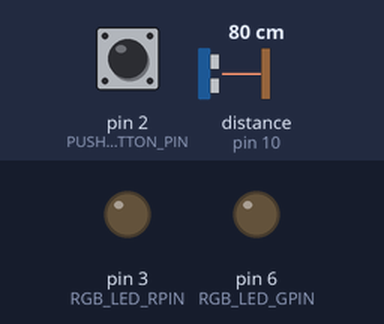
Recording of a sketch running on a simulated Arduino Nano, built with avr-gcc and run on an emulated ATmega328P. On the bench: output pins drawn as LEDs (lit = HIGH). Wiring (inferred from the names in the program): ultrasonic range finder: trigger pin 11; echo pin 10. The inputs (shaded band) are chosen by the test bench; at power-on: pin 2 (PUSHBUTTON_PIN) LOW, distance to the obstacle (sensor on pin 10) 80 cm. The echo pulse lasts 58.3 µs per cm; pins used as bus, display or sensor lines are not drawn.

Above: at 1.2 s.
1.3 s: pin 2 (PUSHBUTTON_PIN) pulled HIGH for 0.15 s
At 2.1 s:
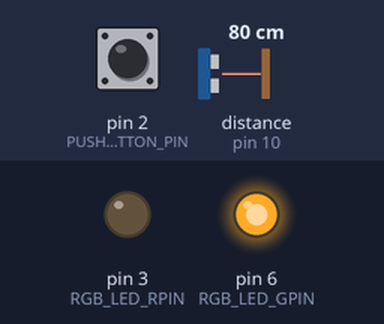
2.9 s: pin 2 (PUSHBUTTON_PIN) pulled HIGH for 3.2 s
At 3.8 s:
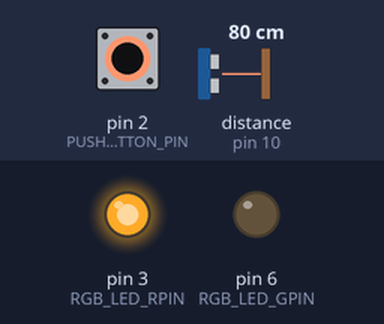
Timing chart, 0 to 7.6 s (numbered marks = the images above; inputs shaded):
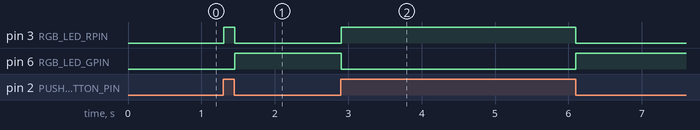

Measured:
- after the input at 1.3 s, pin 3 (RGB_LED_RPIN): LOW → HIGH at once, → LOW 0.15 s later; pin 6 (RGB_LED_GPIN): LOW → HIGH after 0.16 s
- after the input at 2.9 s, pin 3 (RGB_LED_RPIN): LOW → HIGH at once, → LOW 3.2 s later; pin 6 (RGB_LED_GPIN): HIGH → LOW at once, → HIGH 3.2 s later

The sketch:

arduino_nano_distance_sensor.ino
```cpp
// (licence header left out)
/* LIBRARIES */

/* CONSTANT DEFINITIONS */

/*
 * To reference pins:
 * Digital pins: either D1,D2,and so on
 * or 1,2,and so on depending on the board.
 * Analog pins: Always A1,A2,and so on.
 */

#define PUSHBUTTON_PIN 2

/* AN RGB LED needs three signals, one for each color
 * To save a pin, we will only connect Red and Green to a digital out
 * while Blue will be conected to GND (always 0).
 * This will reduce the number of color combinations.
 */
#define RGB_LED_RPIN 3 //red pin, needs to be a PWM pin
#define RGB_LED_GPIN 6 //green pin, needs to be a PWM pin

#define ONBOARD_LED 13 //inverted logic: HIGH=off, LOW=on

//The MQ-series Gas sensor sends both an analog and a digital signal
#define MQX_PIN_ANALOG A1
#define MQX_PIN_DIGITAL 8

//For the ultrasound distance sensor
#define ECHO_PIN 10
#define TRIGGER_PIN 11
#define BUZZER_PIN 12

/*
 * GLOBAL VARIABLE DEFINITIONS
 * Use global variables only if needed across functions or
 * reused between function calls, else use local variables.
 * Read up on data types.
 * While Arduino support strings, they take up memory so
 * character arrays are used more often.
 * char* (char pointer) and char[] (array) are similar.
 * const char* points to an immutable string, cannot be interchanged with char*
 */

bool button_pressed = false;
unsigned long started_buzzing_millis;
unsigned long stopped_buzzing_millis;
boolean buzzing = false;
boolean quiet = true;
int urgency = 0;

//Timer variables
unsigned long last_mqx_reading_millis;
const unsigned long mqx_reading_freq = 25*1000;

/* INITIALIZE OBJECTS
 * Libraries usually follow an object-oriented approach that requires
 * an instance of the class to call its methods.
 */

/* LOCAL FUNCTIONS */

/*
 * Function to light up RGB LED with RGB values
 */
void lightRGBLED(int red_value, int green_value, int blue_value)
 {
  //This is writing an analog value to a digital pin
  //that is PWM capable. RGB colors and analogWrite take values from 0 to 255
  analogWrite(RGB_LED_RPIN, red_value);
  analogWrite(RGB_LED_GPIN, green_value);

  //In this case the blue_value will have no impact
  //since the blue pin is connected to GND (blue_value = 0)
  //If you connect the blue pin, uncomment the following line
  //analogWrite(RGB_LED_BPIN, blue_value);
}

/*
 * Function to sound buzzer intermittently based on urgency.
 * The change is achieved by keeping the same buzz time but
 * reducing the time between buzzing depending on urgency.
 */
void soundBuzzer(int urgency){

  unsigned long current_millis; //Keep local since needs to be update every call
  int buzz_time = 500; //milliseconds, same for all urgencies
  int quiet_time = urgency*1000; //milliseconds, lower for high urgencies (1 = highest)

  current_millis = millis();

  if(urgency == 0 ||
     buzzing && current_millis - started_buzzing_millis > buzz_time){
      digitalWrite(BUZZER_PIN, LOW);
      quiet = true;
      buzzing = false;
      stopped_buzzing_millis = millis();
  }
  if(urgency != 0 &&
     quiet && current_millis - stopped_buzzing_millis > quiet_time){
      digitalWrite(BUZZER_PIN, HIGH);
      buzzing = true;
      quiet = false;
      started_buzzing_millis = millis();
  }
}

/*
 * Function to get gas sensor reading and send it to
 * Circuit One via I2C for onward publishing to the MQTT topic.
 */

void getGasReading(){

  //Read the gas digital and analog values using the Arduino read functions
  int mqx_digital_value = digitalRead(MQX_PIN_DIGITAL);
  float mqx_analog_value = analogRead(MQX_PIN_ANALOG);

  //The float value needs to be converted to a string for display
  char gas_value_string[8];
  //Message string (to Circuit One and onwards to the MQTT broker)
  char gas_message[32];

  //First check the digital signal, if LOW, don't read the analog value
  //The threshold for the module can be configured by checking the analog value
  //at which the digital turns HIGH
  if(mqx_digital_value == LOW)
    return; //Exit the function, no need to do anything further

  /*
   * This is a system function which will convert a float to a char array.
   * This results in a leading space if the number is less than width.
   * This can be handled by the app that will read the data so this code is kept simple.
   */
  dtostrf(mqx_analog_value, 3, 0, gas_value_string);

  /*
   * The message format defined here is a pipe-separated string: parameter|value|timestamp.
   * Construct the parameter|value part here,
   * the timestamp is inserted by the publishToMQTT(...) function in the Circuit One sketch.
   */
  gas_message[0] = '\0';
  strcat(gas_message, "G|");
  strcat(gas_message, gas_value_string);

  //INFO: on the serial monitor
  Serial.println(gas_message);

  //The message also needs to be sent to Circuit One over I2C
  //and to the Node-RED server over serial communication.

  //On Circuit Two, light up the LED red, orange or green
  //depending on the concentration of the gas detected.
  if(mqx_analog_value >= 400){
    lightRGBLED(255,0,0);
  }
  else if(mqx_analog_value >= 200 && mqx_analog_value < 400){
    lightRGBLED(255,165,0);
  }
  else{
    lightRGBLED(0,255,0);
  }
}

/*
 * Function to get ultrasound distance sensor reading
 */

void getDistanceReading(){

  //LOCAL VARIABLES
  unsigned long pulse_duration;
  int distance_cm;
  int distance_inches;

  //Clears the trigger pin
  digitalWrite(TRIGGER_PIN, LOW);
  delayMicroseconds(2);

  //Sets the trigger pin on HIGH state for 10 micro seconds
  //This pulse is sent out as a sound wave and reflected back if it encounters an object
  digitalWrite(TRIGGER_PIN, LOW);
  delayMicroseconds(5);
  digitalWrite(TRIGGER_PIN, HIGH);
  delayMicroseconds(10);
  digitalWrite(TRIGGER_PIN, LOW);

  //Reads the echo pin, returns the sound wave travel time in microseconds
  //pulseIn() is a system function measures the time
  //from the signal going high to it going low again
  pulse_duration = pulseIn(ECHO_PIN, HIGH);

  //Convert the time to distance with a formula from the sensor calibration/specification
  distance_cm = (pulse_duration/2)*0.0343; //Or divide by 29.1
  distance_inches = (pulse_duration/2)*0.0135; //Or divide by 74

  //INFO: on the serial monitor
  //Serial.print("Distance: ");
  //Serial.print(distance_cm);
  //Serial.println(" cm or ");
  //Serial.print(distance_inches);
  //Serial.println(" inches.");

  //Sound buzzer with an increasing frequency as the distance reduces
  //Uses an urgency value to determine seconds between buzzing
  if(distance_inches >= 24 || distance_inches == 0) urgency = 0; //Stop sounding the buzzer
  if(distance_inches < 24  && distance_inches >= 18) urgency = 6;
  if(distance_inches < 18 && distance_inches >= 6) urgency = 3;
  if(distance_inches < 6) urgency = 1;

  soundBuzzer(urgency);
}

/* SETUP CODE: runs once when the board starts up or resets */

void setup() {

  //Start the serial communication with baud rate suitable for your components.
  Serial.begin(115200);

  //Set the pin modes, since all pins are capable of both input and output.
  pinMode(RGB_LED_GPIN, OUTPUT); //will get an analog output so needs to be a PWM pin
  pinMode(RGB_LED_RPIN, OUTPUT); //will get an analog output so needs to be a PWM pin

  pinMode(PUSHBUTTON_PIN, INPUT);

  pinMode(MQX_PIN_ANALOG, INPUT);
  pinMode(MQX_PIN_DIGITAL, INPUT);

  pinMode(TRIGGER_PIN, OUTPUT);
  pinMode(ECHO_PIN, INPUT);

  //Initialise LED to switched off state.
  lightRGBLED(0,0,0);
}

/*
 * MAIN LOOP: runs repeatedly at a very high frequency (1000s of times a second)
 * Avoid sending data over serial or any other communication channel in every loop.
 * Either add a delay to the loop or use some timing logic.
 */

void loop() {
  static unsigned long current_millis; //local scope but persistent across function calls
  int button_state = digitalRead(PUSHBUTTON_PIN);

  //Read the state of the pushbutton value and light the RGB LED
  //Green when pressed, off when released.
  //The pushbutton state will be HIGH as long as it is pressed, and LOW when released.
  if (button_state == HIGH) {
    lightRGBLED(255,0,0); //flash LED red to confirm button pressed
    digitalWrite(BUZZER_PIN, HIGH);
    button_pressed = true;
  }
  else {
    //if turned on with button press take it back to green
    //to act as the gas sensor indicator
    if(button_pressed){
      lightRGBLED(0,255,0);
      digitalWrite(BUZZER_PIN, LOW);
      button_pressed = false;
    }
  }

  //Get gas sensor reading
  //Need not read in every loop, can be spaced out as required
  current_millis = millis();
  //If time since last reading is greater than desired frequency
  if(current_millis - last_mqx_reading_millis > mqx_reading_freq){
    getGasReading();
    last_mqx_reading_millis = current_millis;
  }

  //Get distance reading, must run without a delay for the buzzing frequency logic
  getDistanceReading();
}
```
